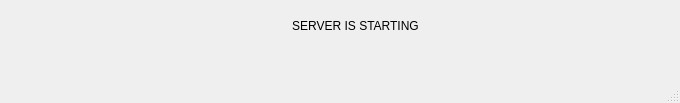
<?xml version="1.0" encoding="UTF-8"?>
<ui version="4.0">
 <class>MainWindow</class>
 <widget class="QMainWindow" name="MainWindow">
  <property name="geometry">
   <rect>
    <x>0</x>
    <y>0</y>
    <width>680</width>
    <height>103</height>
   </rect>
  </property>
  <property name="windowTitle">
   <string>MainWindow</string>
  </property>
  <widget class="QWidget" name="centralwidget">
   <widget class="QLabel" name="label">
    <property name="geometry">
     <rect>
      <x>180</x>
      <y>10</y>
      <width>351</width>
      <height>31</height>
     </rect>
    </property>
    <property name="text">
     <string>SERVER IS STARTING</string>
    </property>
    <property name="alignment">
     <set>Qt::AlignCenter</set>
    </property>
   </widget>
  </widget>
  <widget class="QMenuBar" name="menubar">
   <property name="geometry">
    <rect>
     <x>0</x>
     <y>0</y>
     <width>680</width>
     <height>25</height>
    </rect>
   </property>
  </widget>
  <widget class="QStatusBar" name="statusbar"/>
 </widget>
 <resources/>
 <connections/>
</ui>
